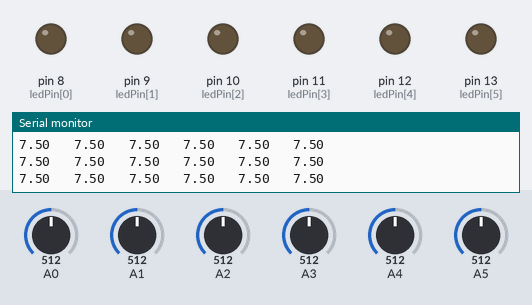
The sketch below on a simulated Arduino Uno, built with avr-gcc and run on an emulated ATmega328P. On the bench: output pins drawn as LEDs (lit = HIGH), the last lines printed to the serial monitor. The test bench sets the inputs (shaded band); at power-on: A0 = 512, A1 = 512, A2 = 512, A3 = 512, A4 = 512, A5 = 512.

Above: at 1.2 s.
1.3 s: A0 set to 598
4.3 s: A0 set to 624
At 5.4 s:
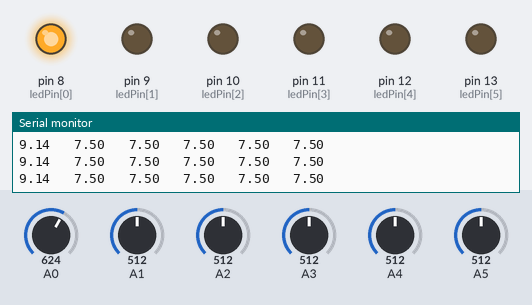
5.8 s: A1 set to 596
8.8 s: A1 set to 629
At 9.8 s:
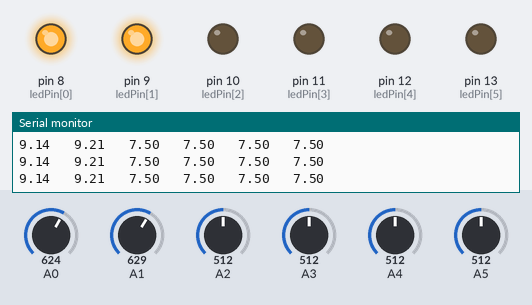
10.3 s: A2 set to 598
13.3 s: A2 set to 626
At 14.1 s:
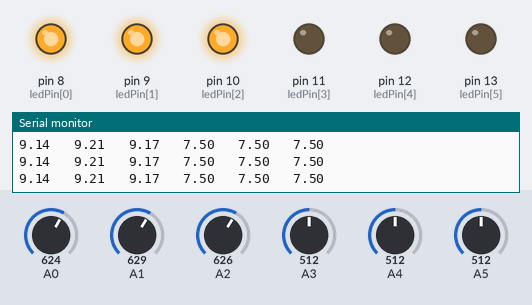
Timing chart, 0 to 15.8 s (numbered marks = the images above; inputs shaded):
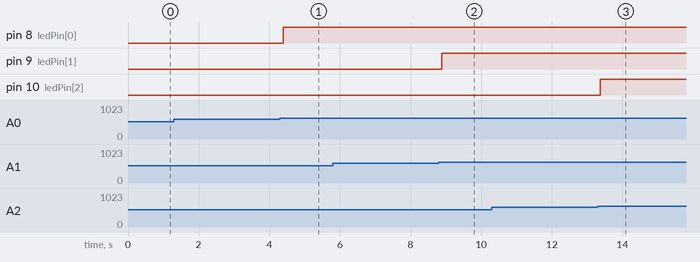

Measured:
- the behaviour switches between 614 and 615 on A0 (found by bisection; images 0 and 1)
- the behaviour switches between 614 and 615 on A1 (found by bisection; images 1 and 2)
- the behaviour switches between 614 and 615 on A2 (found by bisection; images 2 and 3)
- after the input at 4.3 s, pin 8 (ledPin[0]): LOW → HIGH after 0.09 s
- after the input at 8.8 s, pin 9 (ledPin[1]): LOW → HIGH after 0.08 s
- after the input at 13.3 s, pin 10 (ledPin[2]): LOW → HIGH after 0.08 s

The sketch:

PP.ino
```cpp
// ref : https://steemit.com/kr-arduino/@codingman/calibration
unsigned long prev = 0;
const int interval = 100;
const int threshold = 9.0;
const int ledPin[6] = {8, 9, 10, 11, 12, 13};
int Sensor1 = 0;
#define sensorNum 6
double volts[sensorNum] = {
    0,
};
unsigned int sample[sensorNum] = {
    0,
};
void setup()
{
    Serial.begin(9600);
    for (int i = 0; i < sensorNum ; i++)
    {
        pinMode(ledPin[i], OUTPUT);
    }
}
void loop()
{
    unsigned long now = millis();
    unsigned int peakToPeak[sensorNum] = {
        0,
    };
    unsigned int sigMin[sensorNum] = {
        0,
    },
                 sigMax[sensorNum] = {
                     0,
                 };
    while (millis() - now < interval)
    {
        for (int i = 0; i < sensorNum; i++)
        {
            sample[i] = analogRead(i + 14);

            if (sample[i] > sigMax[i])
            {
                sigMax[i] = sample[i];
            }
            else if (sample[i] < sigMin[i])
            {
                sigMin[i] = sample[i];
            }
        }
    }
    for (int i = 0; i < sensorNum; i++)
    {
        peakToPeak[i] = sigMax[i] - sigMin[i];
        volts[i] = 3 * (peakToPeak[i] * 5.0) / 1024;
        if (volts[i] > threshold)
        {
            digitalWrite(ledPin[i], HIGH);
        }
        else
            digitalWrite(ledPin[i], LOW);
        Serial.print(volts[i]);
        Serial.print("   ");
    }
    Serial.println("");
}
```
